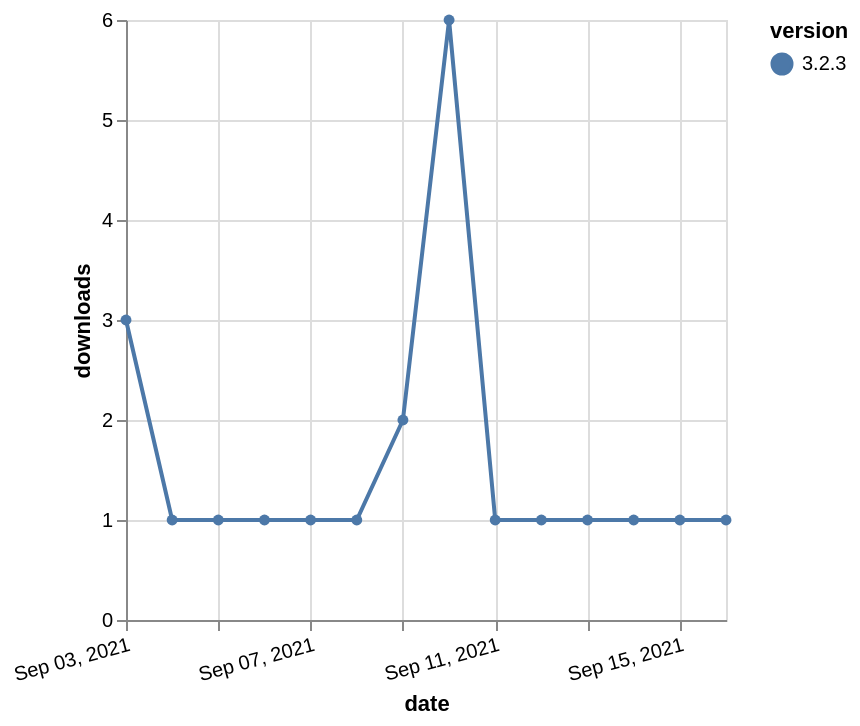

Express this chart as Vega-Lite.
### Vega-Lite specification from a JSON file in a GitHub repository (floating-point values rounded to 4 significant figures)
{"$schema": "https://vega.github.io/schema/vega-lite/v5.json", "description": "A simple bar chart with embedded data.", "data": {"values": [{"date": "2021-09-03", "total": 511, "delta": 3, "version": "3.2.3"}, {"date": "2021-09-04", "total": 512, "delta": 1, "version": "3.2.3"}, {"date": "2021-09-05", "total": 513, "delta": 1, "version": "3.2.3"}, {"date": "2021-09-06", "total": 514, "delta": 1, "version": "3.2.3"}, {"date": "2021-09-07", "total": 515, "delta": 1, "version": "3.2.3"}, {"date": "2021-09-08", "total": 516, "delta": 1, "version": "3.2.3"}, {"date": "2021-09-09", "total": 518, "delta": 2, "version": "3.2.3"}, {"date": "2021-09-10", "total": 524, "delta": 6, "version": "3.2.3"}, {"date": "2021-09-11", "total": 525, "delta": 1, "version": "3.2.3"}, {"date": "2021-09-12", "total": 526, "delta": 1, "version": "3.2.3"}, {"date": "2021-09-13", "total": 527, "delta": 1, "version": "3.2.3"}, {"date": "2021-09-14", "total": 528, "delta": 1, "version": "3.2.3"}, {"date": "2021-09-15", "total": 529, "delta": 1, "version": "3.2.3"}, {"date": "2021-09-16", "total": 530, "delta": 1, "version": "3.2.3"}]}, "width": "container", "mark": {"type": "line", "point": {"filled": true}}, "encoding": {"x": {"field": "date", "type": "temporal", "timeUnit": "yearmonthdate", "title": "date", "axis": {"labelAngle": -15}}, "y": {"field": "delta", "type": "quantitative", "title": "downloads"}, "color": {"field": "version", "type": "nominal"}, "tooltip": {"field": "delta"}}}
